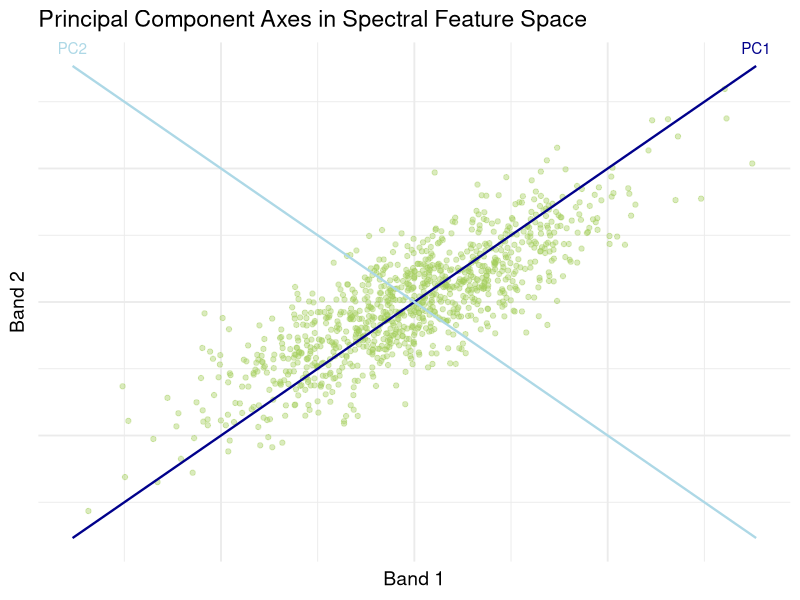

Source code (R):
library(ggplot2)
library(grid)

# simulate correlated bands
set.seed(42)
n <- 1000
band1 <- rnorm(n)
band2 <- 0.7 * band1 + rnorm(n, sd = 0.5)

df <- data.frame(band1, band2)

# PCA
pca <- prcomp(df, scale. = TRUE)
eig <- pca$rotation

# flip orientation (rotate in opposite sense)
eig[,1] <- -eig[,1]
eig[,2] <- -eig[,2]

# extend lines
t <- seq(-5, 5, length.out = 100)

pc1_line <- data.frame(
  x = t * eig[1,1],
  y = t * eig[2,1]
)

pc2_line <- data.frame(
  x = t * eig[1,2],
  y = t * eig[2,2]
)

# endpoints for arrows
pc1_end <- eig[,1] * 5
pc2_end <- eig[,2] * 5

# plot
ggplot(df, aes(band1, band2)) +
  geom_point(alpha = 0.4, color = "darkolivegreen3") +

  # PC lines
  geom_path(data = pc1_line, aes(x, y),
            color = "darkblue", linewidth = 0.8) +
  
  geom_path(data = pc2_line, aes(x, y),
            color = "lightblue", linewidth = 0.8) +

  # labels ABOVE arrow tips
  annotate("text",
           x = pc1_end[1],
           y = pc1_end[2],
           label = "PC1",
           color = "darkblue",
           vjust = -1) +
  
  annotate("text",
           x = pc2_end[1],
           y = pc2_end[2],
           label = "PC2",
           color = "lightblue",
           vjust = -1) +

  # arrows LAST → always on top
  geom_segment(aes(x = 0, y = 0,
                   xend = pc1_end[1],
                   yend = pc1_end[2]),
               color = "darkblue",
               linewidth = 0,
               arrow = arrow(length = unit(0.4, "cm"))) +
  
  geom_segment(aes(x = 0, y = 0,
                   xend = pc2_end[1],
                   yend = pc2_end[2]),
               color = "lightblue",
               linewidth = 0,
               arrow = arrow(length = unit(0.4, "cm"))) +


  theme_minimal(base_size = 14) +
  labs(
    x = "Band 1",
    y = "Band 2",
    title = "Principal Component Axes in Spectral Feature Space"
  ) + 

  theme(
  axis.text = element_blank(),
  axis.ticks = element_blank()
  )
